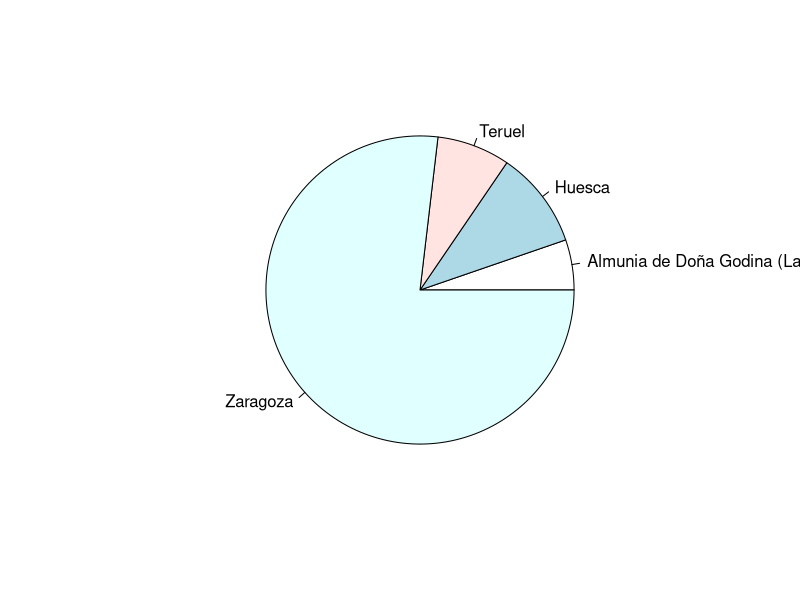
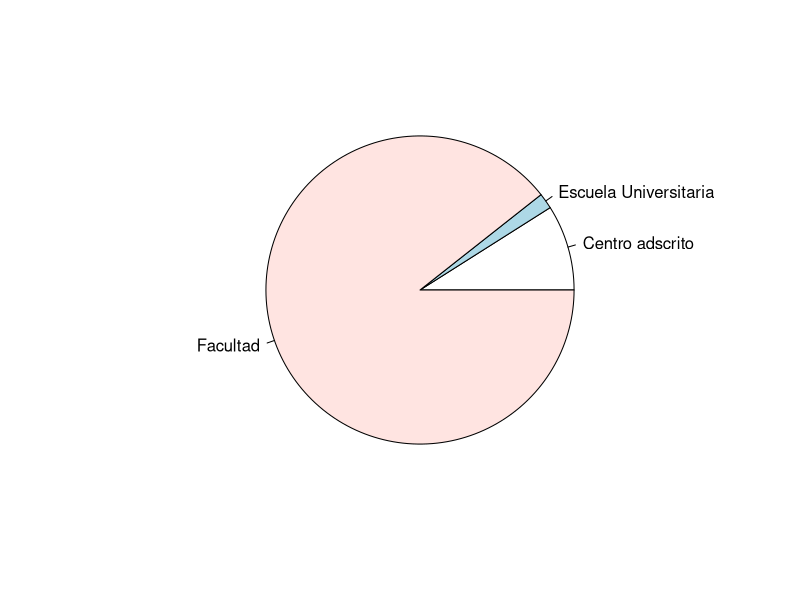
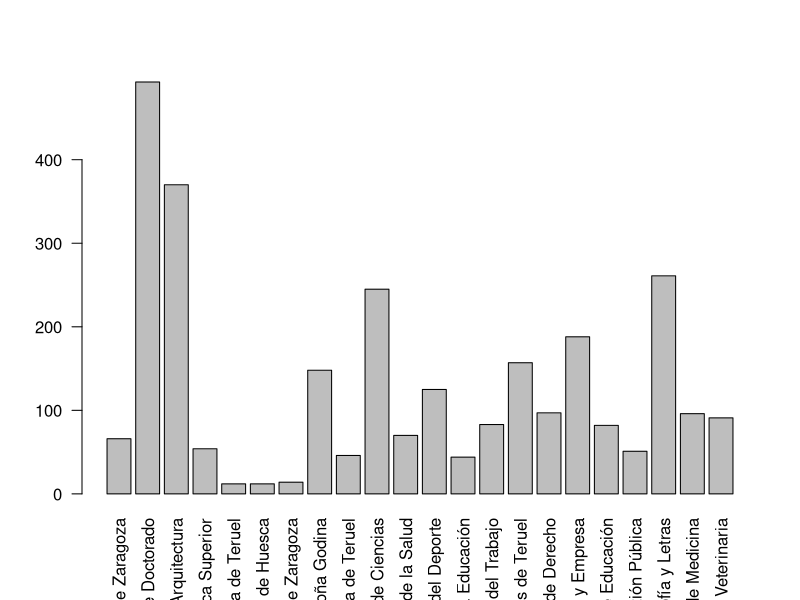

These figures' R source, in order:
## ---- chunk 1
#| echo: false
## ---- chunk 2
datos = read.table("datos_practica1.csv", sep=";", head=TRUE)
head(datos)
## ---- chunk 3
datos = datos[3:ncol(datos)-1]
head(datos)
## ---- chunk 4
datos = na.omit(datos)
## ---- chunk 5
LOCALIDAD = as.factor(datos$LOCALIDAD)
TIPO_CENTRO = as.factor(datos$TIPO_CENTRO)
CENTRO = as.factor(datos$CENTRO)
ESTUDIO = as.factor(datos$ESTUDIO)
TIPO_ESTUDIO = as.factor(datos$TIPO_ESTUDIO)
NOMBRE_CCAA_ALUMNO = as.factor(datos$NOMBRE_CCAA_ALUMNO)
SEXO = as.factor(datos$SEXO)
MOVILIDAD_SALIDA = as.factor(datos$MOVILIDAD_SALIDA)
DEDICACION = as.factor(datos$DEDICACION)
ALUMNOS_MATRICULADOS=datos$ALUMNOS_MATRICULADOS
## ---- chunk 6
table(LOCALIDAD)
pie(table(datos$LOCALIDAD), main="")
## ---- chunk 7
names(which(table(LOCALIDAD)==max(table(LOCALIDAD))))
## ---- chunk 8
freqs=prop.table(table(TIPO_CENTRO))
freqs
pie(table(datos$TIPO_CENTRO), main="")
## ---- chunk 9
max(freqs)
## ---- chunk 10
names(which(table(CENTRO)==max(table(CENTRO))))
## ---- chunk 11
prop.table(table(CENTRO))
barplot(table(CENTRO), las = 2, main ="")
## ---- chunk 12
length(levels(ESTUDIO))
## ---- chunk 13
names(which(table(TIPO_ESTUDIO)==max(table(TIPO_ESTUDIO))))
## ---- chunk 14
length(levels(TIPO_ESTUDIO))
## ---- chunk 15
prop.table(table(TIPO_ESTUDIO))
## ---- chunk 16
max(prop.table(table(TIPO_ESTUDIO)))

## ---- chunk 17
length(levels(NOMBRE_CCAA_ALUMNO))
## ---- chunk 18
names(which(table(NOMBRE_CCAA_ALUMNO)==max(table(NOMBRE_CCAA_ALUMNO))))
